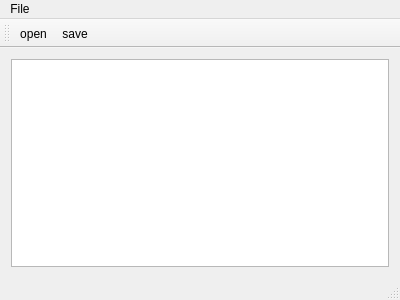
<?xml version="1.0" encoding="UTF-8"?>
<ui version="4.0">
 <class>MainWindow</class>
 <widget class="QMainWindow" name="MainWindow">
  <property name="geometry">
   <rect>
    <x>0</x>
    <y>0</y>
    <width>400</width>
    <height>300</height>
   </rect>
  </property>
  <property name="windowTitle">
   <string>MainWindow</string>
  </property>
  <widget class="QWidget" name="centralWidget">
   <layout class="QHBoxLayout" name="horizontalLayout">
    <item>
     <widget class="QTextEdit" name="textEdit"/>
    </item>
   </layout>
  </widget>
  <widget class="QMenuBar" name="menuBar">
   <property name="geometry">
    <rect>
     <x>0</x>
     <y>0</y>
     <width>400</width>
     <height>23</height>
    </rect>
   </property>
   <widget class="QMenu" name="menu">
    <property name="title">
     <string>File</string>
    </property>
    <addaction name="actionOpen"/>
    <addaction name="actionSave"/>
   </widget>
   <addaction name="menu"/>
  </widget>
  <widget class="QToolBar" name="mainToolBar">
   <attribute name="toolBarArea">
    <enum>TopToolBarArea</enum>
   </attribute>
   <attribute name="toolBarBreak">
    <bool>false</bool>
   </attribute>
   <addaction name="actionOpen"/>
   <addaction name="actionSave"/>
  </widget>
  <widget class="QStatusBar" name="statusBar"/>
  <action name="actionOpen">
   <property name="text">
    <string>open</string>
   </property>
   <property name="toolTip">
    <string>&lt;html&gt;&lt;head/&gt;&lt;body&gt;&lt;p&gt;open an exist file&lt;/p&gt;&lt;/body&gt;&lt;/html&gt;</string>
   </property>
  </action>
  <action name="actionSave">
   <property name="text">
    <string>save</string>
   </property>
   <property name="toolTip">
    <string>&lt;html&gt;&lt;head/&gt;&lt;body&gt;&lt;p&gt;save the file&lt;/p&gt;&lt;/body&gt;&lt;/html&gt;</string>
   </property>
  </action>
 </widget>
 <layoutdefault spacing="6" margin="11"/>
 <resources/>
 <connections/>
</ui>
